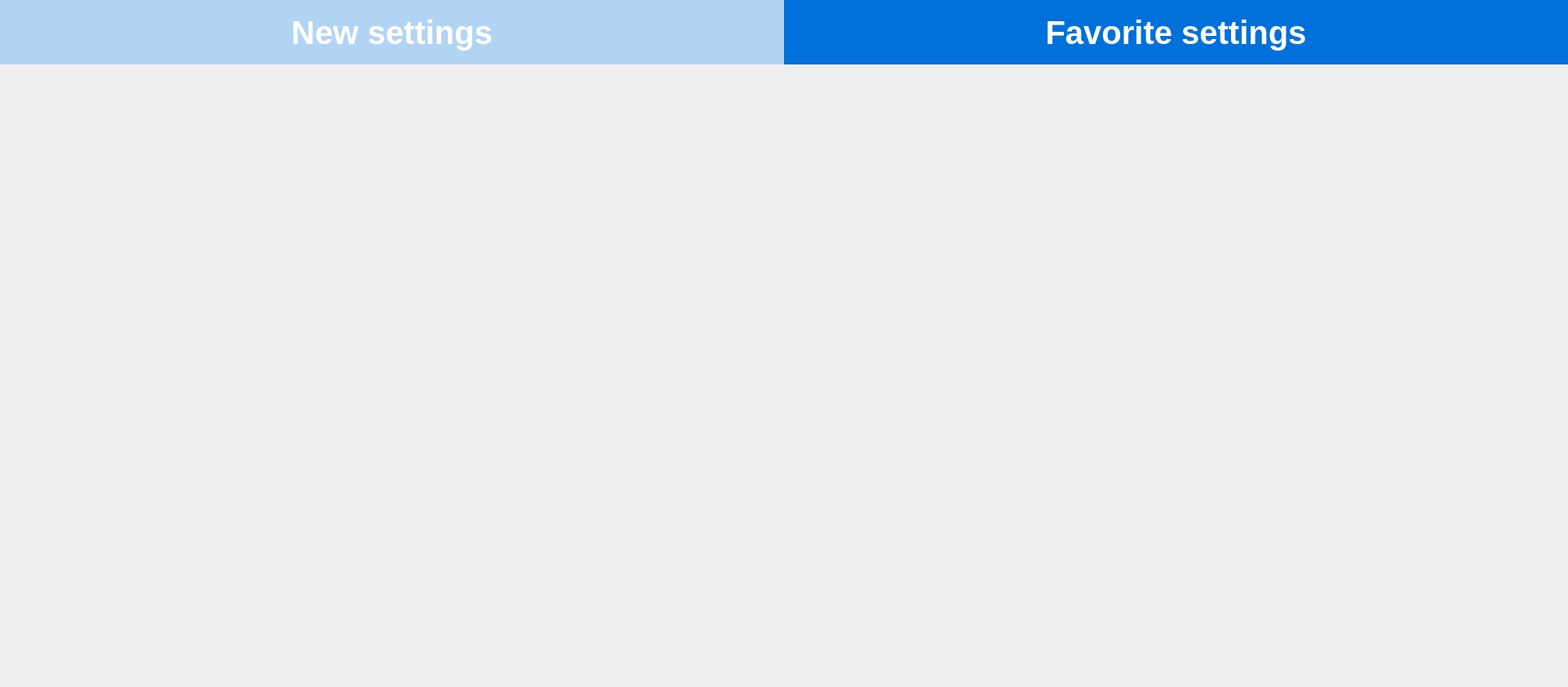
<?xml version="1.0" encoding="UTF-8"?>
<ui version="4.0">
 <class>FavoriteExposureSettingsView</class>
 <widget class="QWidget" name="FavoriteExposureSettingsView">
  <property name="geometry">
   <rect>
    <x>0</x>
    <y>0</y>
    <width>1922</width>
    <height>819</height>
   </rect>
  </property>
  <property name="maximumSize">
   <size>
    <width>16777213</width>
    <height>819</height>
   </size>
  </property>
  <property name="styleSheet">
   <string notr="true"/>
  </property>
  <layout class="QVBoxLayout" name="verticalLayout">
   <property name="spacing">
    <number>0</number>
   </property>
   <property name="sizeConstraint">
    <enum>QLayout::SizeConstraint::SetDefaultConstraint</enum>
   </property>
   <property name="leftMargin">
    <number>0</number>
   </property>
   <property name="topMargin">
    <number>0</number>
   </property>
   <property name="rightMargin">
    <number>0</number>
   </property>
   <property name="bottomMargin">
    <number>0</number>
   </property>
   <item>
    <layout class="QGridLayout" name="gridLayout" rowminimumheight="56,723,40">
     <property name="spacing">
      <number>0</number>
     </property>
     <item row="0" column="0">
      <layout class="QVBoxLayout" name="newSettingsQVB">
       <property name="spacing">
        <number>0</number>
       </property>
       <property name="sizeConstraint">
        <enum>QLayout::SizeConstraint::SetMaximumSize</enum>
       </property>
       <item>
        <widget class="QPushButton" name="newSettingsLabel">
         <property name="sizePolicy">
          <sizepolicy hsizetype="Preferred" vsizetype="Preferred">
           <horstretch>0</horstretch>
           <verstretch>0</verstretch>
          </sizepolicy>
         </property>
         <property name="minimumSize">
          <size>
           <width>0</width>
           <height>79</height>
          </size>
         </property>
         <property name="maximumSize">
          <size>
           <width>16777215</width>
           <height>16777215</height>
          </size>
         </property>
         <property name="styleSheet">
          <string notr="true">color: #ffffff;
background-color: #B2D4F4;
font-size: 40px;
font-weight: 700;
font-family: arial;
border: 0px solid;</string>
         </property>
         <property name="text">
          <string>New settings</string>
         </property>
         <property name="flat">
          <bool>false</bool>
         </property>
        </widget>
       </item>
      </layout>
     </item>
     <item row="2" column="1">
      <layout class="QHBoxLayout" name="horizontalLayout">
       <item>
        <widget class="QPushButton" name="pushButtonRight">
         <property name="enabled">
          <bool>false</bool>
         </property>
         <property name="text">
          <string/>
         </property>
         <property name="icon">
          <iconset resource="../../resources.qrc">
           <normaloff>:/icons/fleche-page-droite.svg</normaloff>:/icons/fleche-page-droite.svg</iconset>
         </property>
         <property name="iconSize">
          <size>
           <width>35</width>
           <height>40</height>
          </size>
         </property>
         <property name="flat">
          <bool>true</bool>
         </property>
        </widget>
       </item>
       <item>
        <spacer name="horizontalSpacer">
         <property name="orientation">
          <enum>Qt::Orientation::Horizontal</enum>
         </property>
         <property name="sizeType">
          <enum>QSizePolicy::Policy::Minimum</enum>
         </property>
         <property name="sizeHint" stdset="0">
          <size>
           <width>40</width>
           <height>20</height>
          </size>
         </property>
        </spacer>
       </item>
      </layout>
     </item>
     <item row="2" column="0">
      <layout class="QHBoxLayout" name="horizontalLayout_2">
       <item>
        <spacer name="horizontalSpacer_2">
         <property name="orientation">
          <enum>Qt::Orientation::Horizontal</enum>
         </property>
         <property name="sizeType">
          <enum>QSizePolicy::Policy::Minimum</enum>
         </property>
         <property name="sizeHint" stdset="0">
          <size>
           <width>40</width>
           <height>20</height>
          </size>
         </property>
        </spacer>
       </item>
       <item>
        <widget class="QPushButton" name="pushButtonLeft">
         <property name="enabled">
          <bool>false</bool>
         </property>
         <property name="text">
          <string/>
         </property>
         <property name="icon">
          <iconset resource="../../resources.qrc">
           <normaloff>:/icons/fleche-page-gauche.svg</normaloff>:/icons/fleche-page-gauche.svg</iconset>
         </property>
         <property name="iconSize">
          <size>
           <width>35</width>
           <height>40</height>
          </size>
         </property>
         <property name="flat">
          <bool>true</bool>
         </property>
        </widget>
       </item>
      </layout>
     </item>
     <item row="0" column="1">
      <layout class="QVBoxLayout" name="verticalLayout_4">
       <property name="spacing">
        <number>0</number>
       </property>
       <property name="sizeConstraint">
        <enum>QLayout::SizeConstraint::SetMaximumSize</enum>
       </property>
       <item>
        <widget class="QLabel" name="favoriteSettingslabel">
         <property name="sizePolicy">
          <sizepolicy hsizetype="Fixed" vsizetype="Fixed">
           <horstretch>0</horstretch>
           <verstretch>0</verstretch>
          </sizepolicy>
         </property>
         <property name="minimumSize">
          <size>
           <width>0</width>
           <height>79</height>
          </size>
         </property>
         <property name="maximumSize">
          <size>
           <width>1500</width>
           <height>1500</height>
          </size>
         </property>
         <property name="styleSheet">
          <string notr="true">color: #ffffff;
background-color: #0070DB;
font-size: 40px;
font-weight: 700;
font-family: arial;</string>
         </property>
         <property name="text">
          <string>Favorite settings</string>
         </property>
         <property name="alignment">
          <set>Qt::AlignmentFlag::AlignCenter</set>
         </property>
        </widget>
       </item>
      </layout>
     </item>
     <item row="1" column="0" colspan="2">
      <widget class="QStackedWidget" name="stackedFavorites">
       <property name="maximumSize">
        <size>
         <width>16777215</width>
         <height>700</height>
        </size>
       </property>
       <widget class="QWidget" name="page">
        <widget class="QWidget" name="verticalLayoutWidget">
         <property name="geometry">
          <rect>
           <x>0</x>
           <y>-10</y>
           <width>961</width>
           <height>711</height>
          </rect>
         </property>
         <layout class="QVBoxLayout" name="firstPageLeft">
          <property name="spacing">
           <number>0</number>
          </property>
          <property name="leftMargin">
           <number>50</number>
          </property>
          <property name="topMargin">
           <number>0</number>
          </property>
          <property name="rightMargin">
           <number>50</number>
          </property>
         </layout>
        </widget>
        <widget class="QWidget" name="verticalLayoutWidget_2">
         <property name="geometry">
          <rect>
           <x>959</x>
           <y>-1</y>
           <width>961</width>
           <height>711</height>
          </rect>
         </property>
         <layout class="QVBoxLayout" name="firstPageRight">
          <property name="leftMargin">
           <number>50</number>
          </property>
          <property name="rightMargin">
           <number>50</number>
          </property>
         </layout>
        </widget>
       </widget>
       <widget class="QWidget" name="page_2"/>
      </widget>
     </item>
    </layout>
   </item>
  </layout>
 </widget>
 <resources>
  <include location="../../resources.qrc"/>
 </resources>
 <connections/>
</ui>
